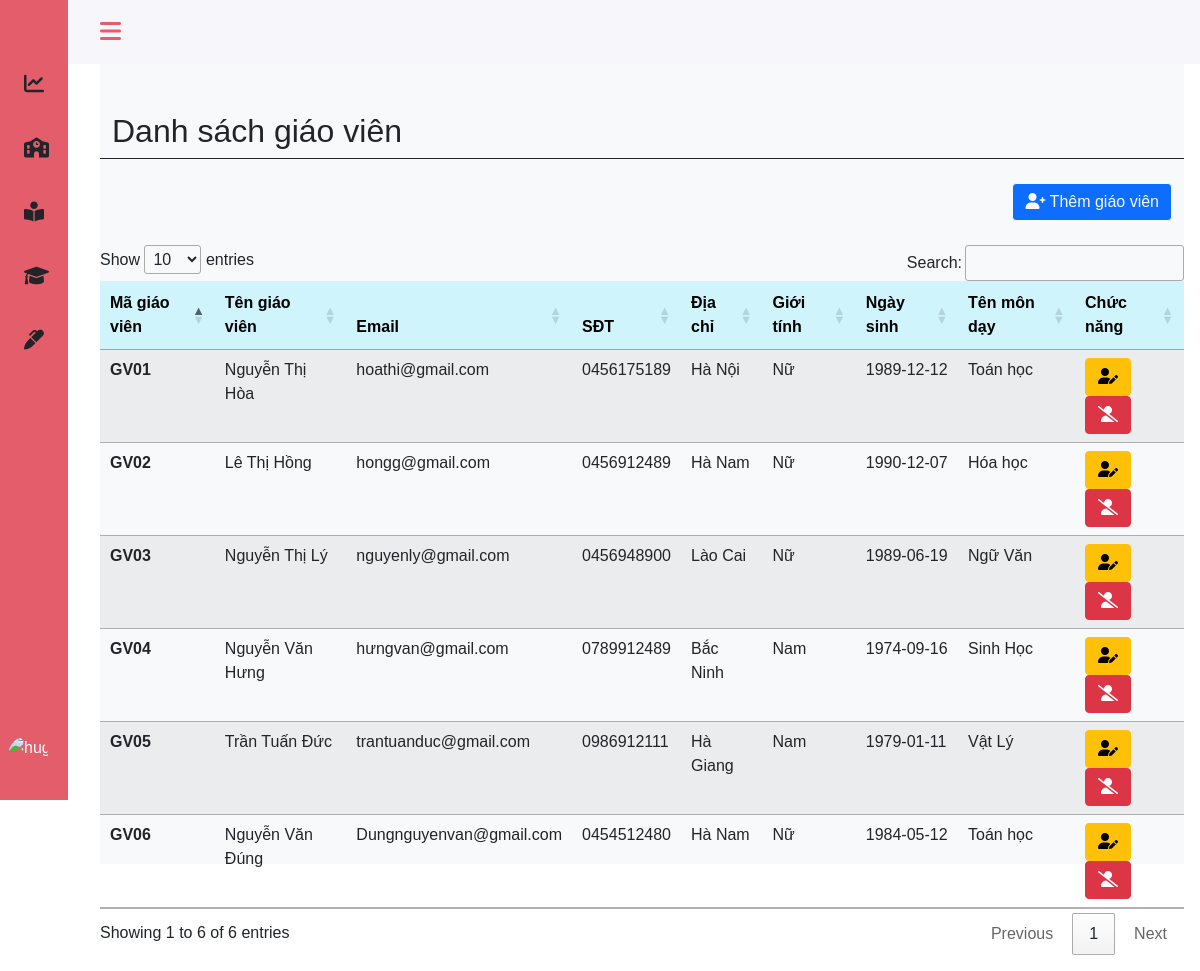
Page /admin/teacher.php (signed in) on the committed database.
### tables this page shows
CREATE TABLE `teachers` (
  `teach_id` varchar(10) NOT NULL,
  `teach_name` varchar(30) NOT NULL,
  `teach_email` varchar(100) DEFAULT NULL,
  `teach_phone` tinytext NOT NULL,
  `teach_address` varchar(20) NOT NULL,
  `teach_gender` tinyint(1) DEFAULT NULL,
  `teach_birth` date DEFAULT NULL,
  `sb_id` varchar(11) NOT NULL
);

CREATE TABLE `subjects` (
  `sb_id` varchar(10) NOT NULL,
  `sb_name` varchar(30) NOT NULL
);

### admin/teacher.php (the view, shortened to what this page needs)
<?php
include 'headerad.php';
?>
<main>
    <div class="height-100 bg-light">
        <div class=" col py-3 ">
            <div class="container-fluid ">
                <div class="row mt-3 pt-3 border-bottom border-dark">
                    <div class="col-md-6">
                        <h2>Danh sách giáo viên</h2>
                    </div>
                </div>
            </div>
            <div class="container-fluid py-3" style="width:100% ; overflow: auto; height: auto;">
                <div class="row">
                    <div class="py-2">
                        <button type="button" class="btn btn-primary btn-md btn-outline-light float-end" data-bs-toggle="modal" data-bs-target="#exampleModal">
                            <i class="fas fa-user-plus"></i> Thêm giáo viên
                        </button>
                    </div>
                </div>
            </div>
            <table class="table table-hover table-striped" id="example">
                <thead>
                    <tr class="table-info">
                        <th scope="col">Mã giáo viên</th>
                        <th scope="col">Tên giáo viên</th>
                        <th scope="col">Email</th>
                        <th scope="col">SĐT</th>
                        <th scope="col">Địa chỉ</th>
                        <th scope="col">Giới tính</th>
                        <th scope="col">Ngày sinh</th>
                        <th scope="col">Tên môn dạy</th>
                        <th scope="col">Chức năng</th>
                    </tr>
                </thead>
                <tbody>
                    <?php
                    include "../config.php";
                    $sql = "SELECT t.teach_id, t.teach_name, t.teach_email, t.teach_phone, t.teach_address, t.teach_gender, t.teach_birth, sb.sb_name
                        FROM teachers t, subjects sb
                        WHERE t.sb_id = sb.sb_id";
                    $result = mysqli_query($conn, $sql);
                    if (mysqli_num_rows($result) > 0) {
                        while ($row = mysqli_fetch_assoc($result)) {
                    ?>
                            <tr>
                                <th scope="row"><?php echo $row['teach_id']; ?> </th>
                                <td><?php echo $row['teach_name']; ?></td>
                                <td><?php echo $row['teach_email']; ?></td>
                                <td><?php echo $row['teach_phone']; ?></td>
                                <td><?php echo $row['teach_address']; ?></td>
                                <td><?php echo ($row['teach_gender'] == 1 ? "Nam" : "Nữ"); ?></td>
                                <td><?php echo $row['teach_birth']; ?></td>
                                <td><?php echo $row['sb_name']; ?></td>
                                <td>
                                    <a class="btn btn-warning" href="edit-teacher.php?id=<?php echo  $row['teach_id'] ?>"><i class="fas fa-user-edit"></i></a>
                                    <a class="btn btn-danger" href="process-delete-teacher.php?id=<?php echo  $row['teach_id'] ?>"><i class="fas fa-user-slash"></i></a>
                                </td>
                            </tr>
                    <?php
                        }
                    }
                    ?>
                </tbody>
            </table>
        </div>
    </div>
</main>
<?php
include 'footerad.php';
?>

### assets/css/style.css (style rules this page uses)
* { padding: 0; margin: 0; box-sizing: border-box; }
:root { --header-height: 3rem; --nav-width: 68px; --first-color: #4723D9; --first-color-light: #AFA5D9; --white-color: #F7F6FB; --body-font: 'Nunito', sans-serif; --normal-font-size: 1rem; --z-fixed: 100 }
body { position: relative; margin: var(--header-height) 0 0 0; padding: 0 1rem; font-family: var(--body-font); font-size: var(--normal-font-size); transition: .5s }
a { text-decoration: none }
.height-100 { height: 100vh }
@media screen and (min-width: 768px) { body { margin: calc(var(--header-height) + 1rem) 0 0 0; padding-left: calc(var(--nav-width) + 2rem) } }

### rows in the picture
teachers: teach_id "GV01", teach_name "Nguyễn Thị Hòa", teach_email "hoathi@gmail.com", teach_phone "0456175189", teach_address "Hà Nội", teach_gender "Nữ", teach_birth "1989-12-12", sb.sb_name "Toán học"
teachers: teach_id "GV02", teach_name "Lê Thị Hồng", teach_email "hongg@gmail.com", teach_phone "0456912489", teach_address "Hà Nam", teach_gender "Nữ", teach_birth "1990-12-07", sb.sb_name "Hóa học"
teachers: teach_id "GV03", teach_name "Nguyễn Thị Lý", teach_email "nguyenly@gmail.com", teach_phone "0456948900", teach_address "Lào Cai", teach_gender "Nữ", teach_birth "1989-06-19", sb.sb_name "Ngữ Văn"
teachers: teach_id "GV04", teach_name "Nguyễn Văn Hưng", teach_email "hưngvan@gmail.com", teach_phone "0789912489", teach_address "Bắc Ninh", teach_gender "Nam", teach_birth "1974-09-16", sb.sb_name "Sinh Học"
teachers: teach_id "GV05", teach_name "Trần Tuấn Đức", teach_email "trantuanduc@gmail.com", teach_phone "0986912111", teach_address "Hà Giang", teach_gender "Nam", teach_birth "1979-01-11", sb.sb_name "Vật Lý"
teachers: teach_id "GV06", teach_name "Nguyễn Văn Đúng", teach_email "Dungnguyenvan@gmail.com", teach_phone "0454512480", teach_address "Hà Nam", teach_gender "Nữ", teach_birth "1984-05-12", sb.sb_name "Toán học"
